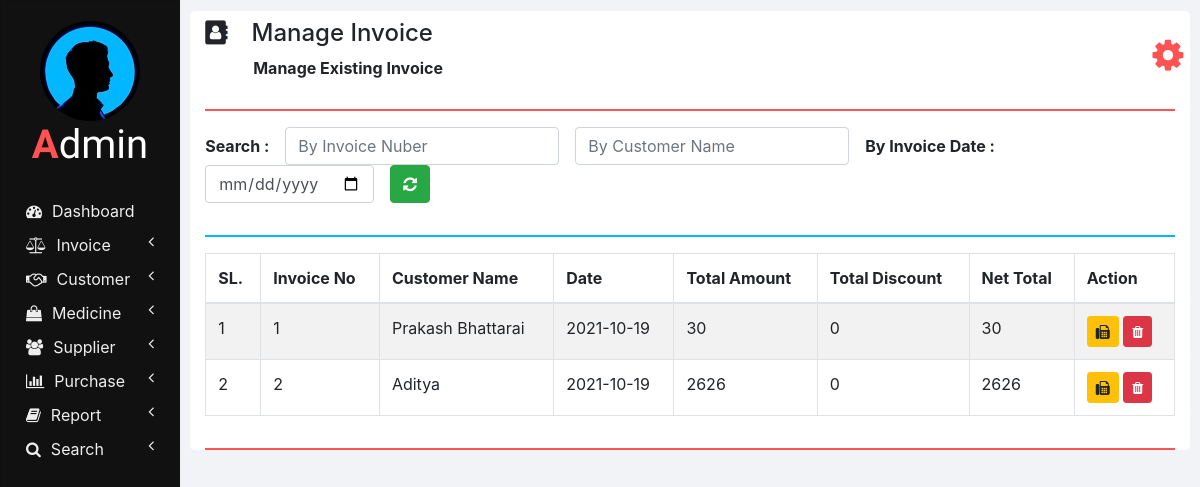
/manage_invoice.php, run on an earlier commit of the app's database.
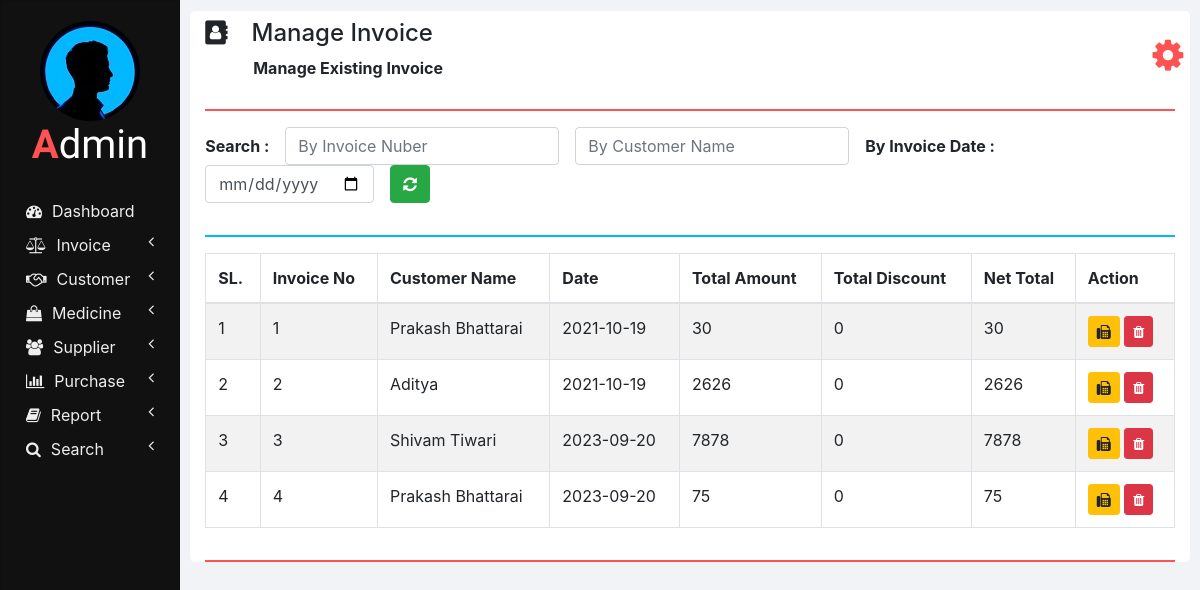
And on a later commit of the database.
### tables this page shows
CREATE TABLE `invoices` (
  `INVOICE_ID` int(11) NOT NULL,
  `NET_TOTAL` double NOT NULL DEFAULT 0,
  `INVOICE_DATE` date NOT NULL DEFAULT current_timestamp(),
  `CUSTOMER_ID` int(11) NOT NULL,
  `TOTAL_AMOUNT` double NOT NULL,
  `TOTAL_DISCOUNT` double NOT NULL
);

CREATE TABLE `customers` (
  `ID` int(11) NOT NULL,
  `NAME` varchar(20) NOT NULL,
  `CONTACT_NUMBER` varchar(10) NOT NULL,
  `ADDRESS` varchar(100) NOT NULL,
  `DOCTOR_NAME` varchar(20) NOT NULL,
  `DOCTOR_ADDRESS` varchar(100) NOT NULL
);

### php/manage_invoice.php (the view, shortened to what this page needs)
<?php
  function showInvoices() {
    require "db_connection.php";
    if($con) {
      $seq_no = 0;
      $query = "SELECT * FROM invoices INNER JOIN customers ON invoices.CUSTOMER_ID = customers.ID";
      $result = mysqli_query($con, $query);
      while($row = mysqli_fetch_array($result)) {
        $seq_no++;
        showInvoiceRow($seq_no, $row);
      }
    }
  }
  function showInvoiceRow($seq_no, $row) {
    ?>
    <tr>
      <td><?php echo $seq_no; ?></td>
      <td><?php echo $row['INVOICE_ID']; ?></td>
      <td><?php echo $row['NAME']; ?></td>
      <td><?php echo $row['INVOICE_DATE']; ?></td>
      <td><?php echo $row['TOTAL_AMOUNT']; ?></td>
      <td><?php echo $row['TOTAL_DISCOUNT']; ?></td>
      <td><?php echo $row['NET_TOTAL']; ?></td>
      <td>
        <button class="btn btn-warning btn-sm" onclick="printInvoice(<?php echo $row['INVOICE_ID']; ?>);">
          <i class="fa fa-fax"></i>
        </button>
        <button class="btn btn-danger btn-sm" onclick="deleteInvoice(<?php echo $row['INVOICE_ID']; ?>);">
          <i class="fa fa-trash"></i>
        </button>
      </td>
    </tr>
    <?php
  }
    ?>

### manage_invoice.php (shortened to what this page needs)
<!DOCTYPE html>
<html lang="en" dir="ltr">
  <head>
    <link rel="stylesheet" href="bootstrap/css/bootstrap.min.css">
    <link rel="stylesheet" href="https://use.fontawesome.com/releases/v5.3.1/css/all.css">
    <link rel="stylesheet" href="https://cdnjs.cloudflare.com/ajax/libs/font-awesome/4.7.0/css/font-awesome.min.css">
    <link rel="stylesheet" href="css/sidenav.css">
    <link rel="stylesheet" href="css/home.css">
  </head>
  <body>
    <div class="container-fluid">
      <div class="container">
        <?php
          require "php/header.php";
          createHeader('address-book', 'Manage Invoice', 'Manage Existing Invoice');
        ?>
        <div class="row">
          <div class="col-md-12 form-group form-inline">
            <label class="font-weight-bold" for="">Search :&emsp;</label>
            <input type="number" class="form-control" id="by_invoice_number" placeholder="By Invoice Nuber" onkeyup="searchInvoice(this.value, 'INVOICE_ID');">
            &emsp;<input type="text" class="form-control" id="by_customer_name" placeholder="By Customer Name" onkeyup="searchInvoice(this.value, 'NAME');">
            &emsp;<label class="font-weight-bold" for="">By Invoice Date :&emsp;</label>
            <input type="date" class="form-control" id="by_date" onchange="searchInvoice(this.value, 'INVOICE_DATE');">
            &emsp;<button class="btn btn-success font-weight-bold" onclick="refresh();"><i class="fa fa-refresh"></i></button>
          </div>
          <div class="col col-md-12">
            <hr class="col-md-12" style="padding: 0px; border-top: 2px solid  #02b6ff;">
          </div>
          <div class="col col-md-12 table-responsive">
            <div class="table-responsive">
            	<table class="table table-bordered table-striped table-hover">
            		<thead>
            			<tr>
            				<th>SL.</th>
            				<th>Invoice No</th>
            				<th>Customer Name</th>
            				<th>Date</th>
                    <th>Total Amount</th>
                    <th>Total Discount</th>
                    <th>Net Total</th>
                    <th>Action</th>
            			</tr>
            		</thead>
                <tbody id="invoices_div">
                  <?php
                    require 'php/manage_invoice.php';
                    showInvoices();
                  ?>
                </tbody>
            	</table>
            </div>
          </div>
        </div>
        <hr style="border-top: 2px solid #ff5252;">
      </div>
    </div>
  </body>
</html>

### php/header.php
<?php
  function createHeader($icon, $heading, $sub_heading) {
    echo '
    <section class="row content-header">
      <div class="header-title col-md-11">
        <p class="h4 pt-2"><i class="fa fa-'.$icon.'"></i>&emsp;'.$heading.'</p>
        &emsp;&emsp;&emsp;<small class="font-weight-bold h6">'.$sub_heading.'</small>
      </div>
      <div class="col-md-1 user_options">
        <button class="col col-md-1 m-3" onclick="showOptions();">
          <i class="fa fa-gear"></i>
        </button>
        <div id="mark"><i class="fa fa-play fa-rotate-270"></i></div>
        <ul id="options" class="options list-unstyled" style="display: none;">
          <li>
            <a href="my_profile.php"><i class="fa fa-user"></i><span>My Profile</span></a>
          </li>
          <li>
            <a href="change_password.php"><i class="fa fa-edit"></i><span>Change Password</span></a>
          </li>
          <li>
            <a href="logout.php"><i class="fa fa-key"></i><span>Logout</span></a>
          </li>
        </ul>
      </div>
    </section>
    <hr style="border-top: 2px solid #ff5252;">
    ';
  }
?>

### css/sidenav.css (style rules this page uses)
body { background-color: #f1f3f6; }
.sidenav { width: 15%; height: 100vh; background-color: #222222; position: fixed; z-index: 1; flex: 1 0 auto; }
.card { width: 100%; height: 100%; top: 0; border-radius: 0; background-color: #111111; }
.logo .logo-caption { font-family: 'Poiret One', cursive; color: #ffffff; text-align: center; margin-bottom: 25px; }
.logo .profile { margin-left: 50%; border-radius: 50%; transform: translate(-50%); }
.logo .tweak { color: #ff5252; font-weight: bold; }
.main-menu-item { padding: 5px 5px; cursor: pointer; }
.main-menu-item > a { color: #eeeeee; text-decoration: none; font-size: 16px; }
.main-menu-item > a > span { margin-left: 10px; }

### css/home.css (style rules this page uses)
html, body { height: 100vh; }
.container-fluid { margin-left: 15%; width: 85%; background: #f1f3f6; padding: 1px 0 0 0; flex: 1 0 auto; }
.container { margin: 0; max-width: 98%; margin: 1%; background-color: #ffffff; border-radius: 5px; }
.user_options button { max-width: 50px; max-height: 50px; font-size: 36px; background-color: #ffffff; color: #ff5252; border: none; outline: none; }
input[type=number] { -moz-appearance: textfield; }

What changed in the data, as far as the page shows it:
added invoices: seq_no "3", INVOICE_ID "3", CUSTOMER_ID.NAME "Shivam Tiwari", INVOICE_DATE "2023-09-20", TOTAL_AMOUNT "7878", TOTAL_DISCOUNT "0", NET_TOTAL "7878"
added invoices: seq_no "4", INVOICE_ID "4", CUSTOMER_ID.NAME "Prakash Bhattarai", INVOICE_DATE "2023-09-20", TOTAL_AMOUNT "75", TOTAL_DISCOUNT "0", NET_TOTAL "75"
